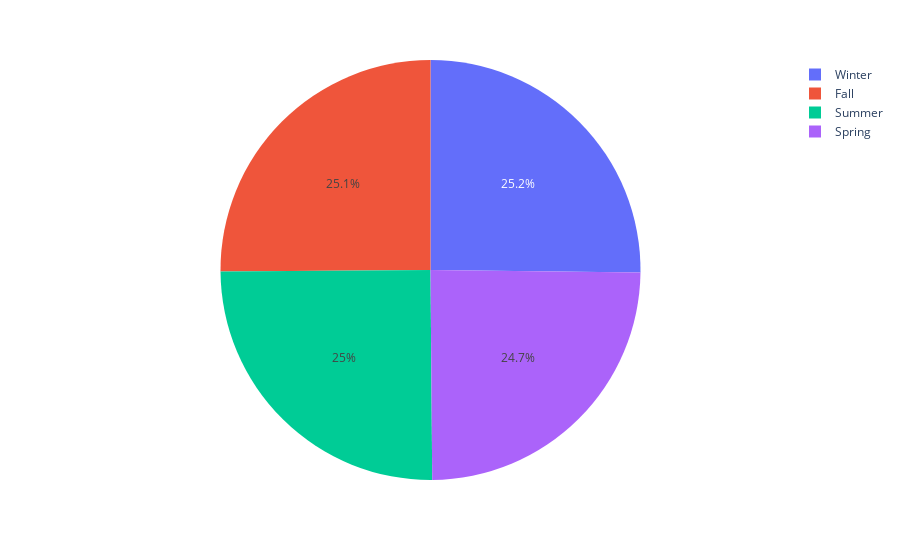

Notebook code cell kept with this figure:
### Code cell
# Which season has the highest number of bike rentals?

px.pie(df, names='season')

### Figure 1 — Plotly figure (JSON) as saved in the notebook; plotly's stock layout.template omitted (floating-point values rounded to 4 significant figures; data arrays with more than 128 entries replaced by an {"elided": "..."} marker saying what was removed)
{"data": [{"domain": {"x": [0, 1], "y": [0, 1]}, "hovertemplate": "season=%{label}<extra></extra>", "labels": {"elided": "10672 str values"}, "legendgroup": "", "name": "", "showlegend": true, "type": "pie"}], "layout": {"legend": {"tracegroupgap": 0}, "margin": {"t": 60}}}
